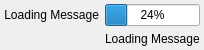
<?xml version="1.0" encoding="UTF-8"?>
<ui version="4.0">
 <class>ProgressViewWidget</class>
 <widget class="QWidget" name="ProgressViewWidget">
  <property name="geometry">
   <rect>
    <x>0</x>
    <y>0</y>
    <width>183</width>
    <height>48</height>
   </rect>
  </property>
  <property name="sizePolicy">
   <sizepolicy hsizetype="Minimum" vsizetype="Minimum">
    <horstretch>0</horstretch>
    <verstretch>0</verstretch>
   </sizepolicy>
  </property>
  <property name="windowTitle">
   <string>Form</string>
  </property>
  <layout class="QGridLayout" name="gridLayout">
   <property name="sizeConstraint">
    <enum>QLayout::SetDefaultConstraint</enum>
   </property>
   <property name="leftMargin">
    <number>4</number>
   </property>
   <property name="topMargin">
    <number>4</number>
   </property>
   <property name="rightMargin">
    <number>4</number>
   </property>
   <property name="bottomMargin">
    <number>4</number>
   </property>
   <item row="1" column="1">
    <widget class="QLabel" name="m_VerticalLabel">
     <property name="sizePolicy">
      <sizepolicy hsizetype="Minimum" vsizetype="Minimum">
       <horstretch>0</horstretch>
       <verstretch>0</verstretch>
      </sizepolicy>
     </property>
     <property name="maximumSize">
      <size>
       <width>16777215</width>
       <height>16777215</height>
      </size>
     </property>
     <property name="text">
      <string>Loading Message</string>
     </property>
    </widget>
   </item>
   <item row="0" column="1">
    <widget class="QProgressBar" name="m_progressBar">
     <property name="value">
      <number>24</number>
     </property>
    </widget>
   </item>
   <item row="0" column="0">
    <widget class="QLabel" name="m_HorizonatlLabel">
     <property name="sizePolicy">
      <sizepolicy hsizetype="Minimum" vsizetype="Minimum">
       <horstretch>0</horstretch>
       <verstretch>0</verstretch>
      </sizepolicy>
     </property>
     <property name="text">
      <string>Loading Message</string>
     </property>
     <property name="alignment">
      <set>Qt::AlignRight|Qt::AlignTrailing|Qt::AlignVCenter</set>
     </property>
    </widget>
   </item>
  </layout>
 </widget>
 <resources/>
 <connections/>
</ui>
